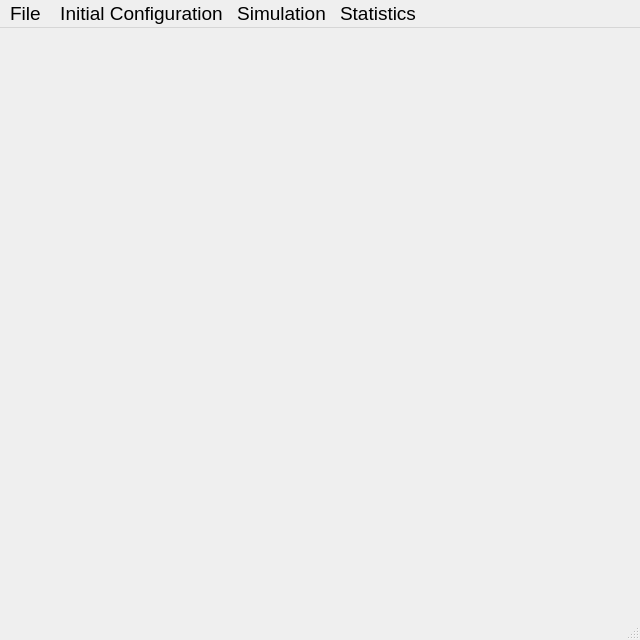
<?xml version="1.0" encoding="UTF-8"?>
<ui version="4.0">
 <class>MainWindow</class>
 <widget class="QMainWindow" name="MainWindow">
  <property name="windowModality">
   <enum>Qt::WindowModal</enum>
  </property>
  <property name="enabled">
   <bool>true</bool>
  </property>
  <property name="geometry">
   <rect>
    <x>0</x>
    <y>0</y>
    <width>640</width>
    <height>640</height>
   </rect>
  </property>
  <property name="font">
   <font>
    <family>Arial</family>
    <pointsize>14</pointsize>
   </font>
  </property>
  <property name="windowTitle">
   <string>Interacting particle systems</string>
  </property>
  <property name="windowIcon">
   <iconset>
    <normaloff>Resources/paint.bmp</normaloff>Resources/paint.bmp</iconset>
  </property>
  <widget class="QWidget" name="centralwidget"/>
  <widget class="QStatusBar" name="statusbar"/>
  <widget class="QMenuBar" name="menuBar">
   <property name="geometry">
    <rect>
     <x>0</x>
     <y>0</y>
     <width>640</width>
     <height>21</height>
    </rect>
   </property>
   <widget class="QMenu" name="menuFile">
    <property name="title">
     <string>File </string>
    </property>
    <addaction name="actionNew_Evolution"/>
    <addaction name="actionDownload_Evolutiion"/>
    <addaction name="separator"/>
    <addaction name="actionChange_project"/>
    <addaction name="separator"/>
   </widget>
   <widget class="QMenu" name="menuLog">
    <property name="title">
     <string>Simulation</string>
    </property>
    <addaction name="actionNew"/>
   </widget>
   <widget class="QMenu" name="menuStatistics">
    <property name="title">
     <string>Statistics</string>
    </property>
    <addaction name="actionOpen_Files"/>
    <addaction name="actionAnalyze"/>
   </widget>
   <widget class="QMenu" name="menuInitial_Configuration">
    <property name="title">
     <string>Initial Configuration</string>
    </property>
    <addaction name="actionCreat"/>
    <addaction name="actionOpen_Initial_Configuration"/>
   </widget>
   <addaction name="menuFile"/>
   <addaction name="menuInitial_Configuration"/>
   <addaction name="menuLog"/>
   <addaction name="menuStatistics"/>
  </widget>
  <action name="actionNew_Evolution">
   <property name="enabled">
    <bool>true</bool>
   </property>
   <property name="text">
    <string>New File (Model) ...</string>
   </property>
  </action>
  <action name="actionDownload_Evolutiion">
   <property name="enabled">
    <bool>true</bool>
   </property>
   <property name="text">
    <string>Open File (Model) ...</string>
   </property>
  </action>
  <action name="actionChange_project">
   <property name="enabled">
    <bool>false</bool>
   </property>
   <property name="text">
    <string>Change Event Settings</string>
   </property>
  </action>
  <action name="actionOpen_Initial_Configuration">
   <property name="enabled">
    <bool>false</bool>
   </property>
   <property name="text">
    <string>Open ...</string>
   </property>
  </action>
  <action name="actionCreat">
   <property name="enabled">
    <bool>false</bool>
   </property>
   <property name="text">
    <string>New ...</string>
   </property>
  </action>
  <action name="actionNew">
   <property name="enabled">
    <bool>false</bool>
   </property>
   <property name="text">
    <string>New...</string>
   </property>
  </action>
  <action name="actionOpen_Files">
   <property name="enabled">
    <bool>false</bool>
   </property>
   <property name="text">
    <string>Open Files ...</string>
   </property>
  </action>
  <action name="actionAnalyze">
   <property name="enabled">
    <bool>false</bool>
   </property>
   <property name="text">
    <string>Analyze ...</string>
   </property>
  </action>
  <action name="actionDownload">
   <property name="text">
    <string>download</string>
   </property>
  </action>
 </widget>
 <resources/>
 <connections/>
</ui>
